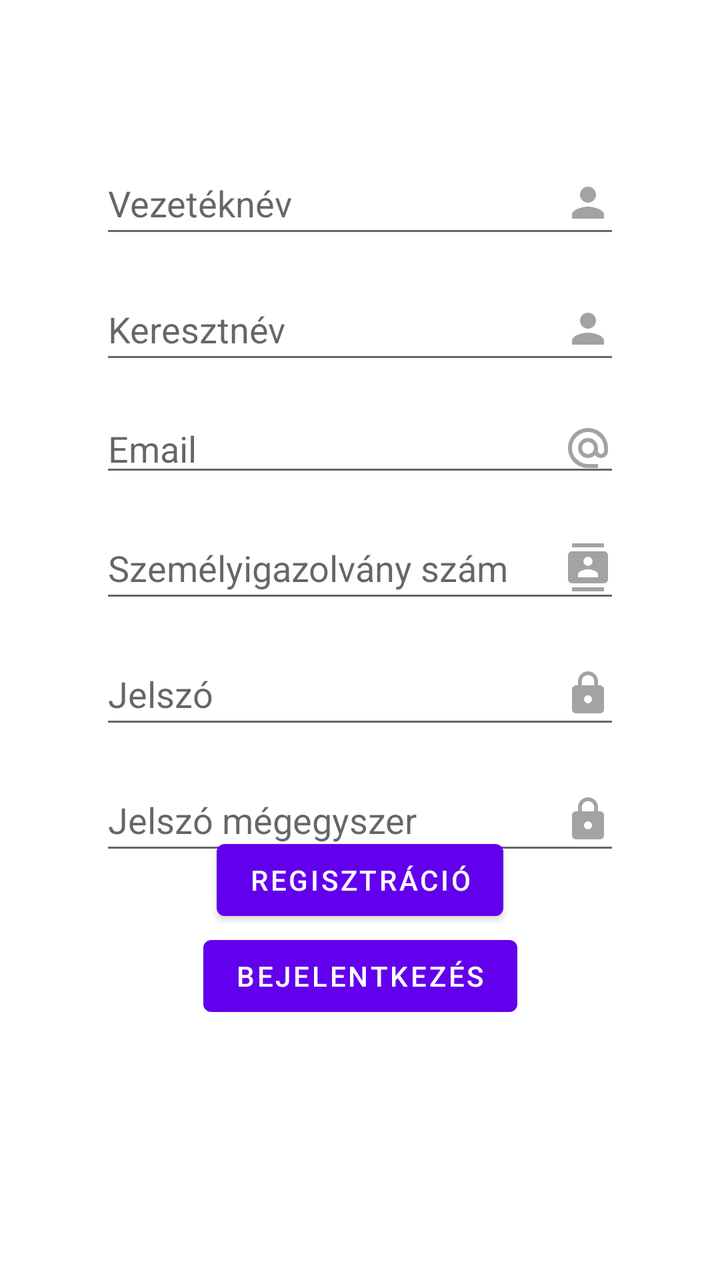
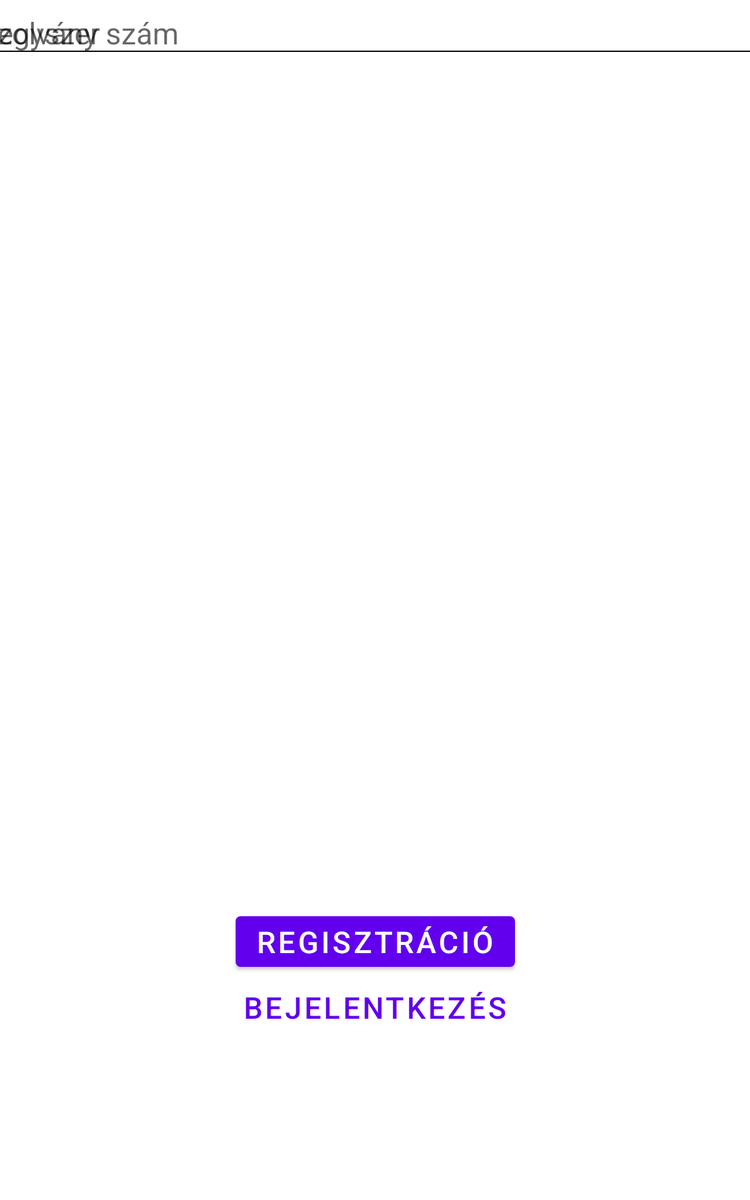

One screen, two layout resources from the same app: the default and the repository's alternative for another configuration. Each is rendered where Android would select it; the XML of both is given below.
<!-- AndroidManifest.xml: application theme Theme.Okmanyiroda -->
<!-- res/layout/activity_registration.xml -->
<?xml version="1.0" encoding="utf-8"?>
<androidx.constraintlayout.widget.ConstraintLayout xmlns:android="http://schemas.android.com/apk/res/android"
    xmlns:app="http://schemas.android.com/apk/res-auto"
    xmlns:tools="http://schemas.android.com/tools"
    android:layout_width="match_parent"
    android:layout_height="match_parent"
    tools:context=".RegistrationActivity"
    >


    <Button
        android:id="@+id/button6"
        android:onClick="login"
        android:layout_width="wrap_content"
        android:layout_height="wrap_content"
        android:layout_marginBottom="128dp"
        android:text="@string/login"
        app:layout_constraintBottom_toBottomOf="parent"
        app:layout_constraintEnd_toEndOf="parent"
        app:layout_constraintStart_toStartOf="parent" />

    <Button
        android:id="@+id/button7"
        android:onClick="register"
        android:layout_width="wrap_content"
        android:layout_height="wrap_content"
        android:text="@string/register"
        app:layout_constraintBottom_toTopOf="@+id/button6"
        app:layout_constraintEnd_toEndOf="parent"
        app:layout_constraintStart_toStartOf="parent" />


    <EditText
        android:id="@+id/editText.registration.password"
        android:layout_width="0dp"
        android:layout_height="wrap_content"
        android:layout_marginLeft="50dp"
        android:layout_marginTop="15dp"
        android:layout_marginRight="50dp"
        android:ems="10"
        android:drawableEnd="@drawable/ic_baseline_lock_24"
        android:hint="@string/password"
        android:inputType="textPassword"
        android:minHeight="48dp"
        app:layout_constraintEnd_toEndOf="parent"
        app:layout_constraintStart_toStartOf="parent"
        app:layout_constraintTop_toBottomOf="@+id/editText.registration.personalID" />

    <EditText
        android:id="@+id/editText.registration.password2"
        android:layout_width="0dp"
        android:layout_height="wrap_content"
        android:layout_marginLeft="50dp"
        android:layout_marginTop="15dp"
        android:layout_marginRight="50dp"
        android:ems="10"
        android:drawableEnd="@drawable/ic_baseline_lock_24"
        android:hint="@string/passwordAgain"
        android:inputType="textPassword"
        android:minHeight="48dp"
        app:layout_constraintEnd_toEndOf="parent"
        app:layout_constraintStart_toStartOf="parent"
        app:layout_constraintTop_toBottomOf="@+id/editText.registration.password" />

    <EditText
        android:id="@+id/editText.registration.lastName"
        android:layout_width="0dp"
        android:layout_height="wrap_content"
        android:layout_marginLeft="50dp"
        android:layout_marginTop="76dp"
        android:layout_marginRight="50dp"
        android:width="150dp"
        android:ems="10"
        android:drawableEnd="@drawable/ic_baseline_person_24"
        android:hint="@string/surName"
        android:inputType="textPersonName"
        android:minHeight="48dp"
        app:layout_constraintEnd_toEndOf="parent"
        app:layout_constraintHorizontal_bias="0.595"
        app:layout_constraintStart_toStartOf="parent"
        app:layout_constraintTop_toTopOf="parent" />

    <EditText
        android:id="@+id/editText.registration.firstName"
        android:layout_width="0dp"
        android:layout_height="wrap_content"
        android:layout_marginLeft="50dp"
        android:layout_marginTop="15dp"
        android:layout_marginRight="50dp"
        android:ems="10"
        android:hint="@string/firstName"
        android:drawableEnd="@drawable/ic_baseline_person_24"
        android:inputType="textPersonName"
        android:minHeight="48dp"
        app:layout_constraintEnd_toEndOf="parent"
        app:layout_constraintStart_toStartOf="parent"
        app:layout_constraintTop_toBottomOf="@+id/editText.registration.lastName" />

    <EditText
        android:id="@+id/editText.registration.personalID"
        android:layout_width="0dp"
        android:layout_height="wrap_content"
        android:layout_marginLeft="50dp"
        android:layout_marginTop="15dp"
        android:layout_marginRight="50dp"
        android:ems="10"
        android:drawableEnd="@drawable/ic_baseline_contacts_24"
        android:hint="@string/personalID"
        android:inputType="textPersonName"
        android:minHeight="48dp"
        app:layout_constraintEnd_toEndOf="parent"
        app:layout_constraintHorizontal_bias="0.505"
        app:layout_constraintStart_toStartOf="parent"
        app:layout_constraintTop_toBottomOf="@+id/editText.registration.email" />

    <EditText
        android:id="@+id/editText.registration.email"
        android:layout_width="0dp"
        android:layout_height="wrap_content"
        android:layout_marginLeft="50dp"
        android:layout_marginTop="15dp"
        android:layout_marginRight="50dp"
        android:ems="10"
        android:drawableEnd="@drawable/ic_baseline_alternate_email_24"
        android:hint="@string/email"
        android:inputType="textPersonName"
        app:layout_constraintEnd_toEndOf="parent"
        app:layout_constraintStart_toStartOf="parent"
        app:layout_constraintTop_toBottomOf="@+id/editText.registration.firstName" />


</androidx.constraintlayout.widget.ConstraintLayout>
<!-- resources referenced by this layout -->
<resources>
  <!-- drawable ic_baseline_alternate_email_24 (drawable) -->
  <vector android:alpha="0.6" android:autoMirrored="true" android:height="24dp"
      android:tint="?attr/colorControlNormal" android:viewportHeight="24"
      android:viewportWidth="24" android:width="24dp" xmlns:android="http://schemas.android.com/apk/res/android">
      <path android:fillColor="@android:color/white" android:pathData="M12,2C6.48,2 2,6.48 2,12s4.48,10 10,10h5v-2h-5c-4.34,0 -8,-3.66 -8,-8s3.66,-8 8,-8 8,3.66 8,8v1.43c0,0.79 -0.71,1.57 -1.5,1.57s-1.5,-0.78 -1.5,-1.57L17,12c0,-2.76 -2.24,-5 -5,-5s-5,2.24 -5,5 2.24,5 5,5c1.38,0 2.64,-0.56 3.54,-1.47 0.65,0.89 1.77,1.47 2.96,1.47 1.97,0 3.5,-1.6 3.5,-3.57L22,12c0,-5.52 -4.48,-10 -10,-10zM12,15c-1.66,0 -3,-1.34 -3,-3s1.34,-3 3,-3 3,1.34 3,3 -1.34,3 -3,3z"/>
  </vector>
  <!-- drawable ic_baseline_contacts_24 (drawable) -->
  <vector android:alpha="0.6" android:autoMirrored="true"
      android:height="24dp" android:tint="?attr/colorControlNormal"
      android:viewportHeight="24" android:viewportWidth="24"
      android:width="24dp" xmlns:android="http://schemas.android.com/apk/res/android">
      <path android:fillColor="@android:color/white" android:pathData="M20,0L4,0v2h16L20,0zM4,24h16v-2L4,22v2zM20,4L4,4c-1.1,0 -2,0.9 -2,2v12c0,1.1 0.9,2 2,2h16c1.1,0 2,-0.9 2,-2L22,6c0,-1.1 -0.9,-2 -2,-2zM12,6.75c1.24,0 2.25,1.01 2.25,2.25s-1.01,2.25 -2.25,2.25S9.75,10.24 9.75,9 10.76,6.75 12,6.75zM17,17L7,17v-1.5c0,-1.67 3.33,-2.5 5,-2.5s5,0.83 5,2.5L17,17z"/>
  </vector>
  <!-- drawable ic_baseline_lock_24 (drawable) -->
  <vector android:alpha="0.6" android:autoMirrored="true"
      android:height="24dp" android:tint="?attr/colorControlNormal"
      android:viewportHeight="24" android:viewportWidth="24"
      android:width="24dp" xmlns:android="http://schemas.android.com/apk/res/android">
      <path android:fillColor="@android:color/white" android:pathData="M18,8h-1L17,6c0,-2.76 -2.24,-5 -5,-5S7,3.24 7,6v2L6,8c-1.1,0 -2,0.9 -2,2v10c0,1.1 0.9,2 2,2h12c1.1,0 2,-0.9 2,-2L20,10c0,-1.1 -0.9,-2 -2,-2zM12,17c-1.1,0 -2,-0.9 -2,-2s0.9,-2 2,-2 2,0.9 2,2 -0.9,2 -2,2zM15.1,8L8.9,8L8.9,6c0,-1.71 1.39,-3.1 3.1,-3.1 1.71,0 3.1,1.39 3.1,3.1v2z"/>
  </vector>
  <!-- drawable ic_baseline_person_24 (drawable) -->
  <vector android:alpha="0.6" android:autoMirrored="true"
      android:height="24dp" android:tint="?attr/colorControlNormal"
      android:viewportHeight="24" android:viewportWidth="24"
      android:width="24dp" xmlns:android="http://schemas.android.com/apk/res/android">
      <path android:fillColor="@android:color/white" android:pathData="M12,12c2.21,0 4,-1.79 4,-4s-1.79,-4 -4,-4 -4,1.79 -4,4 1.79,4 4,4zM12,14c-2.67,0 -8,1.34 -8,4v2h16v-2c0,-2.66 -5.33,-4 -8,-4z"/>
  </vector>
  <string name="email">Email</string>
  <string name="firstName">Keresztnév</string>
  <string name="login">Bejelentkezés</string>
  <string name="password">Jelszó</string>
  <string name="passwordAgain">Jelszó mégegyszer</string>
  <string name="personalID">Személyigazolvány szám</string>
  <string name="register">Regisztráció</string>
  <string name="surName">Vezetéknév</string>
  <style name="Theme.Okmanyiroda" parent="Theme.MaterialComponents.DayNight.DarkActionBar">
          
          <item name="colorPrimary">@color/purple_500</item>
          <item name="colorPrimaryVariant">@color/purple_700</item>
          <item name="colorOnPrimary">@color/white</item>
          
          <item name="colorSecondary">@color/teal_200</item>
          <item name="colorSecondaryVariant">@color/teal_700</item>
          <item name="colorOnSecondary">@color/black</item>
          
          <item name="android:statusBarColor" tools:targetApi="l">?attr/colorPrimaryVariant</item>
          
      </style>
</resources>
<!-- res/layout-sw600dp/activity_registration.xml (the repository's variant of the layout above) -->
<!-- drawn on a 7-inch tablet held upright -->
<?xml version="1.0" encoding="utf-8"?>
<androidx.constraintlayout.widget.ConstraintLayout xmlns:android="http://schemas.android.com/apk/res/android"
    xmlns:app="http://schemas.android.com/apk/res-auto"
    xmlns:tools="http://schemas.android.com/tools"
    android:layout_width="match_parent"
    android:layout_height="match_parent"
    tools:context=".RegistrationActivity"
    >


    <Button
        android:id="@+id/button6"
        style="?attr/borderlessButtonStyle"
        android:layout_width="wrap_content"
        android:layout_height="wrap_content"
        android:layout_marginBottom="128dp"
        android:onClick="login"
        android:text="@string/login"
        android:textSize="24sp"
        app:layout_constraintBottom_toBottomOf="parent"
        app:layout_constraintEnd_toEndOf="parent"
        app:layout_constraintStart_toStartOf="parent" />

    <Button
        android:id="@+id/button7"
        android:layout_width="wrap_content"
        android:layout_height="wrap_content"
        android:onClick="register"
        android:text="@string/register"

        android:textSize="24sp"
        app:layout_constraintBottom_toTopOf="@+id/button6"
        app:layout_constraintEnd_toEndOf="parent"
        app:layout_constraintStart_toStartOf="parent" />


    <androidx.constraintlayout.widget.ConstraintLayout
        android:layout_width="958dp"
        android:layout_height="999dp"
        app:layout_constraintEnd_toEndOf="parent"
        app:layout_constraintStart_toStartOf="parent"
        app:layout_constraintTop_toTopOf="parent">

        <EditText
            android:id="@+id/editText.registration.lastName"
            android:layout_width="0dp"
            android:layout_height="wrap_content"
            android:layout_marginLeft="50dp"
            android:layout_marginRight="50dp"
            android:width="150dp"
            android:drawableEnd="@drawable/ic_baseline_person_24"
            android:ems="10"
            android:hint="@string/surName"
            android:inputType="textPersonName"
            android:minHeight="48dp"
            android:textSize="24sp"
            app:layout_constraintEnd_toEndOf="parent"
            app:layout_constraintStart_toStartOf="parent"
            tools:layout_editor_absoluteY="128dp" />

        <EditText
            android:id="@+id/editText.registration.password"
            android:layout_width="0dp"
            android:layout_height="wrap_content"
            android:drawableEnd="@drawable/ic_baseline_lock_24"
            android:ems="10"
            android:hint="@string/password"
            android:inputType="textPassword"
            android:minHeight="48dp"
            android:textSize="24sp"
            app:layout_constraintEnd_toEndOf="@+id/editText.registration.lastName"
            app:layout_constraintStart_toStartOf="@+id/editText.registration.lastName"
            tools:layout_editor_absoluteY="420dp" />

        <EditText
            android:id="@+id/editText.registration.password2"
            android:layout_width="0dp"
            android:layout_height="wrap_content"
            android:drawableEnd="@drawable/ic_baseline_lock_24"
            android:ems="10"
            android:hint="@string/passwordAgain"
            android:inputType="textPassword"
            android:minHeight="48dp"
            android:textSize="24sp"
            app:layout_constraintEnd_toEndOf="@+id/editText.registration.password"
            app:layout_constraintStart_toStartOf="@+id/editText.registration.lastName"
            tools:layout_editor_absoluteY="488dp" />

        <EditText
            android:id="@+id/editText.registration.firstName"
            android:layout_width="0dp"
            android:layout_height="wrap_content"
            android:drawableEnd="@drawable/ic_baseline_person_24"
            android:ems="10"
            android:hint="@string/firstName"
            android:inputType="textPersonName"
            android:minHeight="48dp"
            android:textSize="24sp"
            app:layout_constraintEnd_toEndOf="@+id/editText.registration.lastName"
            app:layout_constraintStart_toStartOf="@+id/editText.registration.lastName"
            tools:layout_editor_absoluteY="214dp" />

        <EditText
            android:id="@+id/editText.registration.email"
            android:layout_width="0dp"
            android:layout_height="wrap_content"
            android:drawableEnd="@drawable/ic_baseline_alternate_email_24"
            android:ems="10"
            android:hint="@string/email"
            android:inputType="text|textEmailAddress"
            android:textSize="24sp"
            app:layout_constraintEnd_toEndOf="@+id/editText.registration.firstName"
            app:layout_constraintStart_toStartOf="@+id/editText.registration.lastName"
            tools:layout_editor_absoluteY="282dp" />

        <EditText
            android:id="@+id/editText.registration.personalID"
            android:layout_width="0dp"
            android:layout_height="wrap_content"
            android:drawableEnd="@drawable/ic_baseline_contacts_24"
            android:ems="10"
            android:hint="@string/personalID"
            android:inputType="textPersonName"
            android:minHeight="48dp"
            android:textSize="24sp"
            app:layout_constraintEnd_toEndOf="@+id/editText.registration.lastName"
            app:layout_constraintStart_toStartOf="@+id/editText.registration.lastName"
            tools:layout_editor_absoluteY="351dp" />
    </androidx.constraintlayout.widget.ConstraintLayout>


</androidx.constraintlayout.widget.ConstraintLayout>
